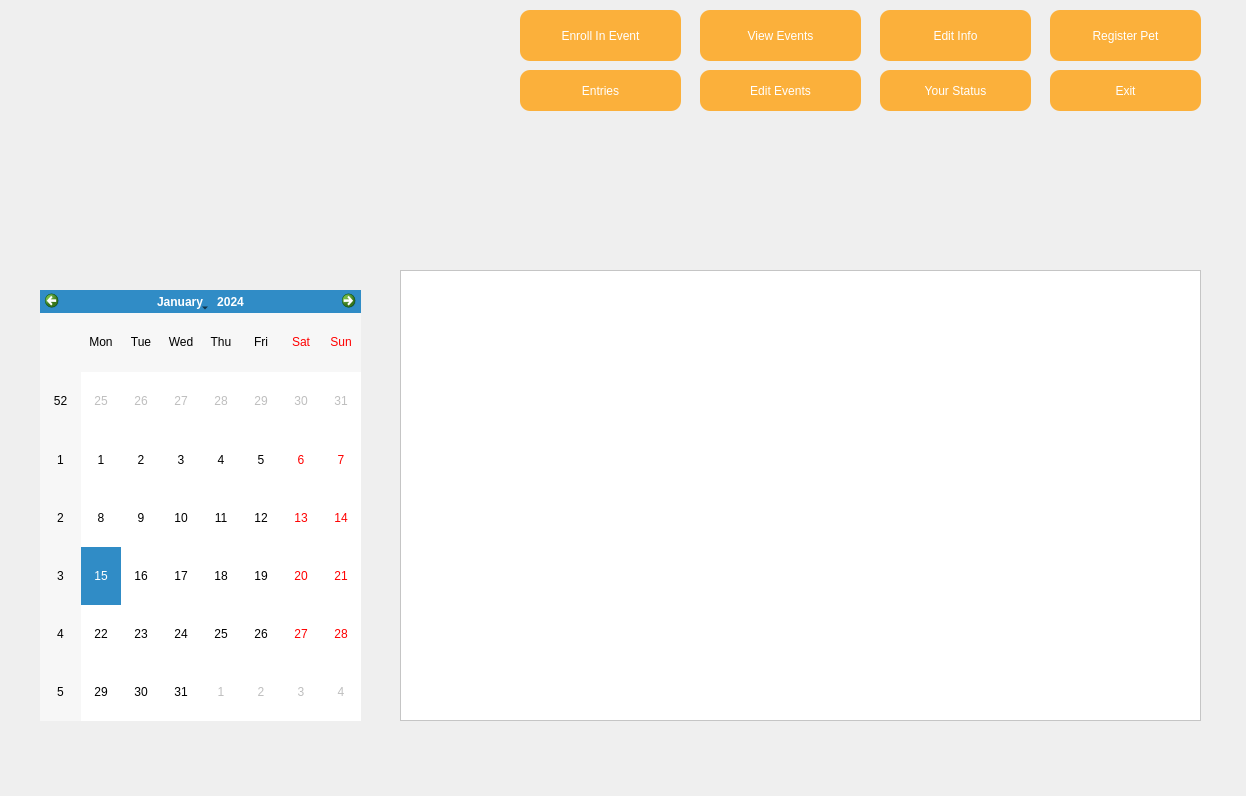
<?xml version="1.0" encoding="UTF-8"?>
<ui version="4.0">
 <class>Dialog</class>
 <widget class="QDialog" name="Dialog">
  <property name="geometry">
   <rect>
    <x>0</x>
    <y>0</y>
    <width>1246</width>
    <height>796</height>
   </rect>
  </property>
  <property name="windowTitle">
   <string>Dialog</string>
  </property>
  <widget class="QLabel" name="label">
   <property name="geometry">
    <rect>
     <x>0</x>
     <y>0</y>
     <width>1246</width>
     <height>796</height>
    </rect>
   </property>
   <property name="cursor">
    <cursorShape>ArrowCursor</cursorShape>
   </property>
   <property name="acceptDrops">
    <bool>true</bool>
   </property>
   <property name="autoFillBackground">
    <bool>false</bool>
   </property>
   <property name="text">
    <string/>
   </property>
   <property name="pixmap">
    <pixmap>images/mainmenu6.png</pixmap>
   </property>
   <property name="scaledContents">
    <bool>true</bool>
   </property>
   <property name="wordWrap">
    <bool>false</bool>
   </property>
  </widget>
  <widget class="QWidget" name="widget" native="true">
   <property name="geometry">
    <rect>
     <x>0</x>
     <y>0</y>
     <width>120</width>
     <height>80</height>
    </rect>
   </property>
  </widget>
  <widget class="QPushButton" name="eventsbutt">
   <property name="geometry">
    <rect>
     <x>700</x>
     <y>10</y>
     <width>161</width>
     <height>51</height>
    </rect>
   </property>
   <property name="cursor">
    <cursorShape>PointingHandCursor</cursorShape>
   </property>
   <property name="styleSheet">
    <string notr="true">QWidget#eventsbutt{
background-color: rgb(251, 176, 59);
font: 900 12pt &quot;Arial Black&quot;; color : rgb(255, 255, 255);
border-radius: 10px;}

QWidget#eventsbutt:hover {
    
    background-color:rgb(238, 223, 146); 
    border: 2px solid #388E3C; 
    padding: 10px 20px; 
    font-size: 15px; 
}</string>
   </property>
   <property name="text">
    <string>View Events</string>
   </property>
  </widget>
  <widget class="QCalendarWidget" name="calendarWidget">
   <property name="geometry">
    <rect>
     <x>40</x>
     <y>290</y>
     <width>321</width>
     <height>431</height>
    </rect>
   </property>
  </widget>
  <widget class="QPushButton" name="eventregbutt">
   <property name="geometry">
    <rect>
     <x>520</x>
     <y>10</y>
     <width>161</width>
     <height>51</height>
    </rect>
   </property>
   <property name="cursor">
    <cursorShape>PointingHandCursor</cursorShape>
   </property>
   <property name="styleSheet">
    <string notr="true">QWidget#eventregbutt{
background-color: rgb(251, 176, 59);
font: 900 12pt &quot;Arial Black&quot;; color : rgb(255, 255, 255);
border-radius: 10px;}

QWidget#eventregbutt:hover {
    
    background-color:rgb(238, 223, 146); 
    border: 2px solid #388E3C; 
    padding: 10px 20px; 
    font-size: 15px; 
}</string>
   </property>
   <property name="text">
    <string>Enroll In Event</string>
   </property>
  </widget>
  <widget class="QPushButton" name="petregbutt">
   <property name="geometry">
    <rect>
     <x>1050</x>
     <y>10</y>
     <width>151</width>
     <height>51</height>
    </rect>
   </property>
   <property name="cursor">
    <cursorShape>PointingHandCursor</cursorShape>
   </property>
   <property name="styleSheet">
    <string notr="true">QWidget#petregbutt{
background-color: rgb(251, 176, 59);
font: 900 12pt &quot;Arial Black&quot;; color : rgb(255, 255, 255);
border-radius: 10px;}

QWidget#petregbutt:hover {
    
    background-color:rgb(238, 223, 146); 
    border: 2px solid #388E3C; 
    padding: 10px 20px; 
    font-size: 15px; 
}</string>
   </property>
   <property name="text">
    <string>Register Pet</string>
   </property>
  </widget>
  <widget class="QPushButton" name="editinbutt">
   <property name="geometry">
    <rect>
     <x>880</x>
     <y>10</y>
     <width>151</width>
     <height>51</height>
    </rect>
   </property>
   <property name="cursor">
    <cursorShape>PointingHandCursor</cursorShape>
   </property>
   <property name="styleSheet">
    <string notr="true">QWidget#editinbutt{
background-color: rgb(251, 176, 59);
font: 900 12pt &quot;Arial Black&quot;; color : rgb(255, 255, 255);
border-radius: 10px;}

QWidget#editinbutt:hover {
    
    background-color:rgb(238, 223, 146); 
    border: 2px solid #388E3C; 
    padding: 10px 20px; 
    font-size: 15px; 
}</string>
   </property>
   <property name="text">
    <string>Edit Info</string>
   </property>
  </widget>
  <widget class="QPushButton" name="mmexitbutt">
   <property name="geometry">
    <rect>
     <x>1050</x>
     <y>70</y>
     <width>151</width>
     <height>41</height>
    </rect>
   </property>
   <property name="cursor">
    <cursorShape>PointingHandCursor</cursorShape>
   </property>
   <property name="styleSheet">
    <string notr="true">QWidget#mmexitbutt{
background-color: rgb(251, 176, 59);
font: 900 12pt &quot;Arial Black&quot;; color : rgb(255, 255, 255);
border-radius: 10px;}

QWidget#mmexitbutt:hover {
    
    background-color:rgb(238, 223, 146); 
    border: 2px solid #388E3C; 
    padding: 10px 20px; 
    font-size: 15px; 
}</string>
   </property>
   <property name="text">
    <string>Exit</string>
   </property>
  </widget>
  <widget class="QPushButton" name="entrybutt">
   <property name="geometry">
    <rect>
     <x>520</x>
     <y>70</y>
     <width>161</width>
     <height>41</height>
    </rect>
   </property>
   <property name="cursor">
    <cursorShape>PointingHandCursor</cursorShape>
   </property>
   <property name="styleSheet">
    <string notr="true">QWidget#entrybutt{
background-color: rgb(251, 176, 59);
font: 900 12pt &quot;Arial Black&quot;; color : rgb(255, 255, 255);
border-radius: 10px;}

QWidget#entrybutt:hover {
    
    background-color:rgb(238, 223, 146); 
    border: 2px solid #388E3C; 
    padding: 10px 20px; 
    font-size: 15px; 
}</string>
   </property>
   <property name="text">
    <string>Entries</string>
   </property>
  </widget>
  <widget class="QTableWidget" name="eventontheday">
   <property name="geometry">
    <rect>
     <x>400</x>
     <y>270</y>
     <width>801</width>
     <height>451</height>
    </rect>
   </property>
   <property name="font">
    <font>
     <family>Berlin Sans FB Demi</family>
     <pointsize>10</pointsize>
     <bold>true</bold>
    </font>
   </property>
   <property name="styleSheet">
    <string notr="true">color: rgb(20, 33, 68);
background-color: rgb(255, 255, 255);</string>
   </property>
  </widget>
  <widget class="QPushButton" name="editevents">
   <property name="geometry">
    <rect>
     <x>700</x>
     <y>70</y>
     <width>161</width>
     <height>41</height>
    </rect>
   </property>
   <property name="cursor">
    <cursorShape>PointingHandCursor</cursorShape>
   </property>
   <property name="styleSheet">
    <string notr="true">QWidget#editevents{
background-color: rgb(251, 176, 59);
font: 900 12pt &quot;Arial Black&quot;; color : rgb(255, 255, 255);
border-radius: 10px;}

QWidget#editevents:hover {
    
    background-color:rgb(238, 223, 146); 
    border: 2px solid #388E3C; 
    padding: 10px 20px; 
    font-size: 15px; 
}</string>
   </property>
   <property name="text">
    <string>Edit Events</string>
   </property>
  </widget>
  <widget class="QPushButton" name="statusbutt">
   <property name="geometry">
    <rect>
     <x>880</x>
     <y>70</y>
     <width>151</width>
     <height>41</height>
    </rect>
   </property>
   <property name="cursor">
    <cursorShape>PointingHandCursor</cursorShape>
   </property>
   <property name="styleSheet">
    <string notr="true">QWidget#statusbutt{
background-color: rgb(251, 176, 59);
font: 900 12pt &quot;Arial Black&quot;; color : rgb(255, 255, 255);
border-radius: 10px;}

QWidget#statusbutt:hover {
    
    background-color:rgb(238, 223, 146); 
    border: 2px solid #388E3C; 
    padding: 10px 20px; 
    font-size: 15px; 
}</string>
   </property>
   <property name="text">
    <string>Your Status</string>
   </property>
  </widget>
 </widget>
 <resources/>
 <connections/>
</ui>
